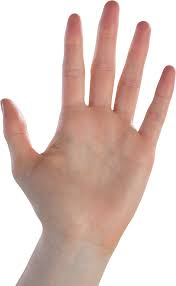
#> input picture TAREA4/mano.jpeg, 176 x 286 px
$ python esq_mano.py
#> lines starting #> are read from the running program, lines starting #| are printed output that depends on the picture; after the words box and inside, x2 and y2 are one past the last pixel; in counts of white or black regions, pixels touching at a corner belong together
import cv2
import numpy as np

# Cargar imagen
img = cv2.imread("mano.jpeg")
#> img is the input picture: shape (286, 176, 3); mean B, G, R 189.7, 197.3, 219.6

# Escala de grises
gray = cv2.cvtColor(img, cv2.COLOR_BGR2GRAY)
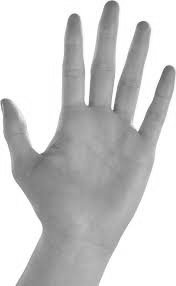
#> gray: shape (286, 176); min 83, max 255, mean 203.1

# Suavizado más suave (para no deformar los dedos)
blur = cv2.GaussianBlur(gray,(5,5),0)

# Umbral OTSU
_,th = cv2.threshold(blur,0,255,cv2.THRESH_BINARY_INV+cv2.THRESH_OTSU)
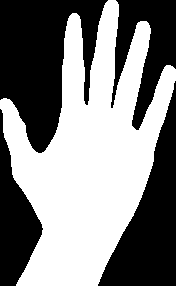
#> th: shape (286, 176); 51.2% white; 4 black regions, box (x1, y1, x2, y2) and area: (0, 0, 108, 153) 9551, (98, 81, 176, 286) 7031, (111, 0, 176, 130) 4256, (0, 109, 43, 286) 3725

# Morfología más ligera (kernel pequeño)
kernel = np.ones((3,3),np.uint8)

# Solo limpieza ligera
th = cv2.morphologyEx(th, cv2.MORPH_OPEN, kernel, iterations=1)

# -------- ESQUELETO --------

size = np.size(th)
#> size = 50336
skel = np.zeros(th.shape,np.uint8)

element = cv2.getStructuringElement(cv2.MORPH_CROSS,(3,3))

done = False
img_temp = th.copy()

while not done:

    eroded = cv2.erode(img_temp,element)
    temp = cv2.dilate(eroded,element)
    temp = cv2.subtract(img_temp,temp)
    skel = cv2.bitwise_or(skel,temp)
    img_temp = eroded.copy()

    zeros = size - cv2.countNonZero(img_temp)
    if zeros==size:
        done = True
#> this loop made 67 passes
#> zeros on passes 1 to 12: 25747, 26935, 28126, 29319, 30510, 31697, 32876, 34033, 35120, 36068, 36861, 37460
#> pass 1, `eroded = cv2.erode(img_temp,element)`:
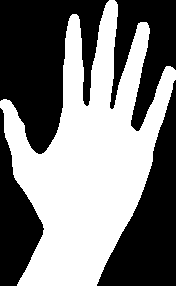
#> eroded: shape (286, 176); 48.8% white; 1 white region, box (x1, y1, x2, y2) and area: (0, 0, 176, 286) 24589
#> pass 2, `eroded = cv2.erode(img_temp,element)`:
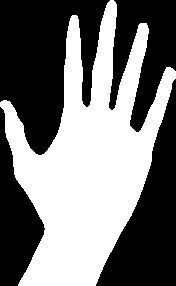
#> eroded: shape (286, 176); 46.5% white; 1 white region, box (x1, y1, x2, y2) and area: (0, 0, 176, 286) 23401
#> after the loop:
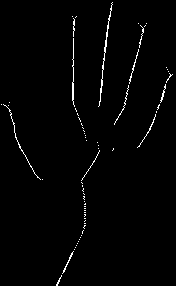
#> skel: shape (286, 176); 1.5% white in thin lines or dots

# Mostrar resultados
cv2.imshow("Original Mano",img)
cv2.imshow("Preprocesada Mano",th)
cv2.imshow("Esqueleto Mano",skel)

cv2.waitKey(0)
cv2.destroyAllWindows()

$ run again, with TAREA4/bailarina.png saved as TAREA4/mano.jpeg
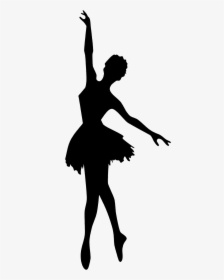
#> input picture TAREA4/bailarina.png, 224 x 280 px
#> img is the input picture: shape (280, 224, 3); min 0, max 255, mean 219.4
#> `_,th = cv2.threshold(blur,0,255,cv2.THRESH_BINARY_INV+cv2.THRESH_OTSU)`:
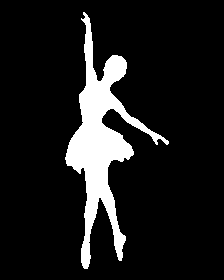
#> th: shape (280, 224); 11% white; 1 white region, box (x1, y1, x2, y2) and area: (65, 12, 169, 269) 6877
#> size = 62720
#> the loop `while not done: ` made 29 passes
#> zeros on passes 1 to 8: 56737, 57586, 58396, 59090, 59615, 60042, 60399, 60719
#> after the loop `while not done:`:
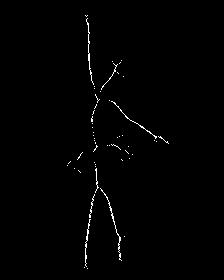
#> skel: shape (280, 224); 0.85% white in thin lines or dots, all inside (x1, y1, x2, y2) = (67, 15, 169, 269)
